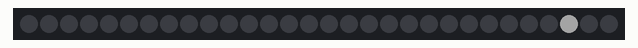
The program below on a simulated Raspberry Pi Pico running MicroPython. Shown: 30 RGB LEDs in strip order, left to right. Dim RGB values are drawn brighter than linear; random numbers come from a fixed seed.

Above: at 0.01 s.
At 3.22 s:
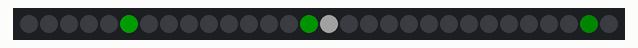
At 9.43 s:
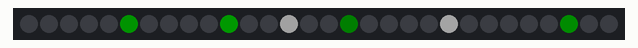
At 17.36 s:
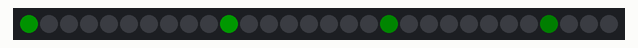
At 26.25 s:
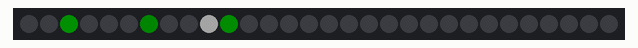
At 35.25 s:
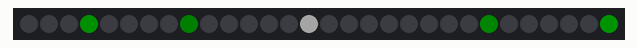

The program:

effect5_Matrix.py
```python
from machine import Pin
import neopixel
import time
import random

NUM_LEDS = 30
DATA_PIN = 9
BRIGHTNESS = 0.15

np = neopixel.NeoPixel(Pin(DATA_PIN), NUM_LEDS)

def scale(r, g, b):
    return (
        int(r * BRIGHTNESS),
        int(g * BRIGHTNESS),
        int(b * BRIGHTNESS)
    )

# Brightness values for the trail
trail = [0] * NUM_LEDS

while True:

    # Fade existing trail
    for i in range(NUM_LEDS):
        trail[i] = max(0, trail[i] - 25)

    # Randomly create new rain drops
    if random.random() < 0.4:
        trail[random.randint(0, NUM_LEDS - 1)] = 255

    # Draw strip
    for i in range(NUM_LEDS):

        brightness = trail[i]

        if brightness > 220:
            # White-hot leading character
            np[i] = scale(
                brightness,
                brightness,
                brightness
            )
        else:
            # Matrix green trail
            np[i] = scale(
                0,
                brightness,
                0
            )

    np.write()
    time.sleep_ms(50)
```
